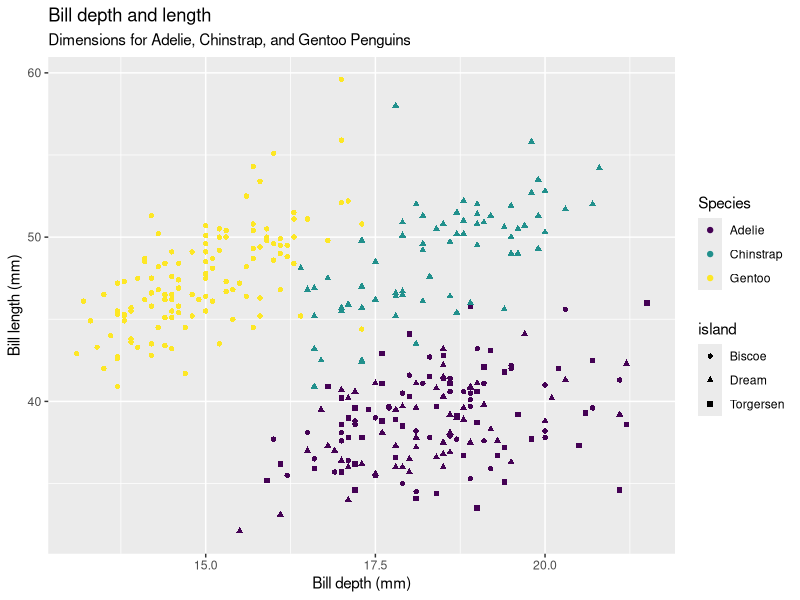
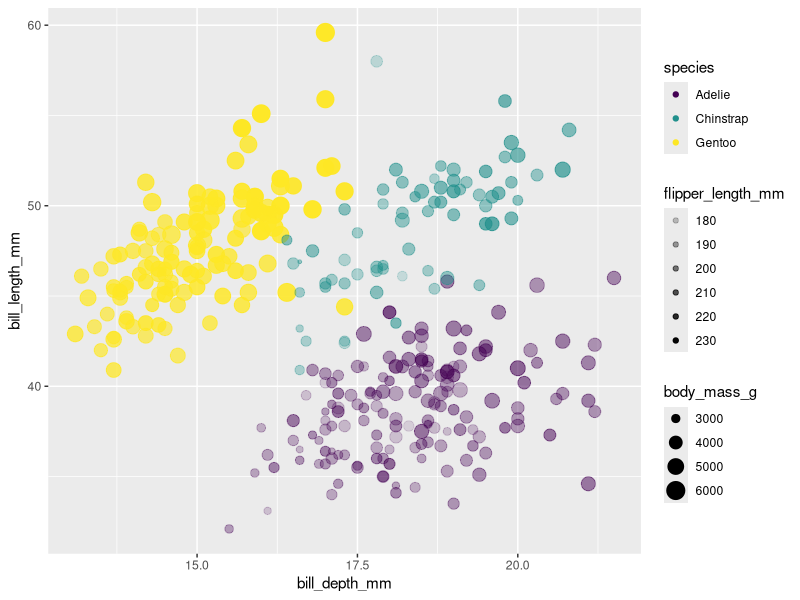
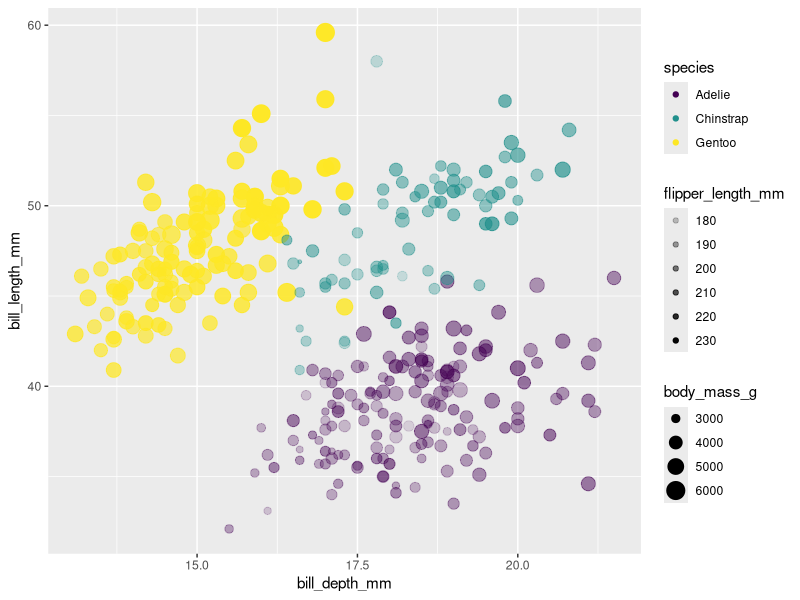
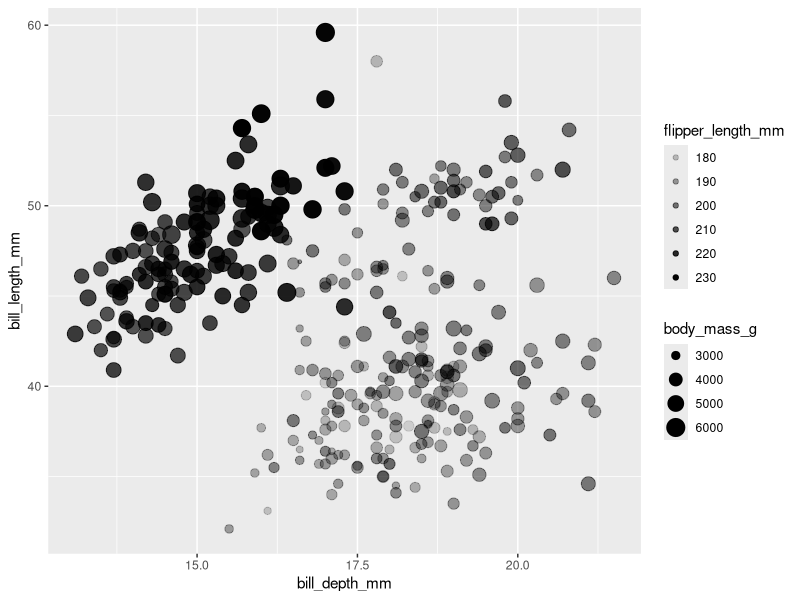
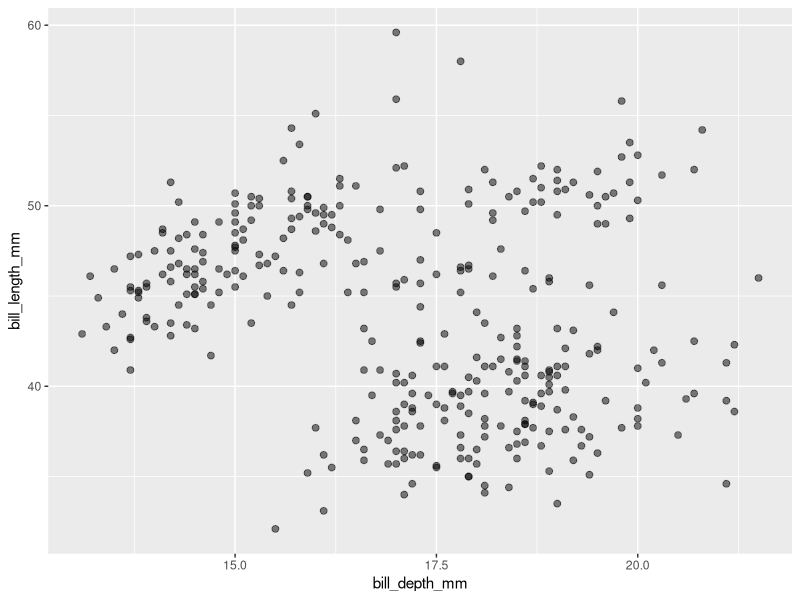
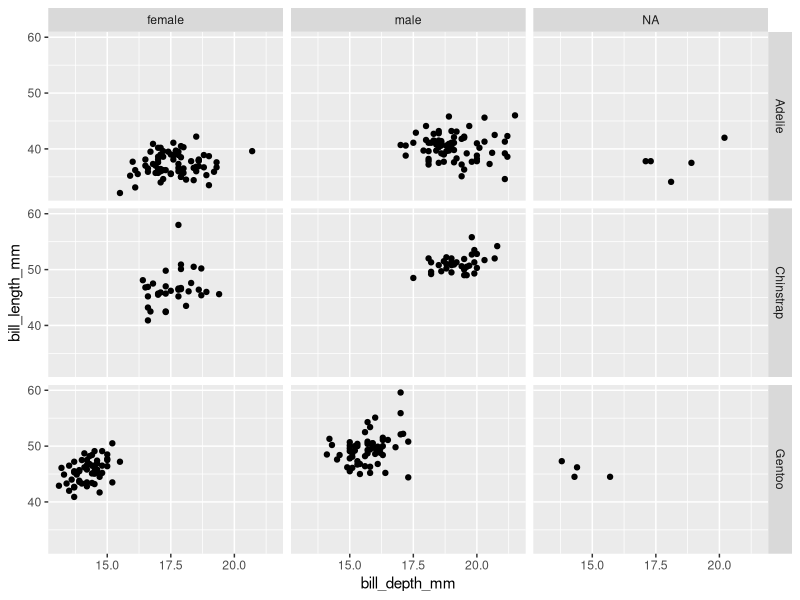
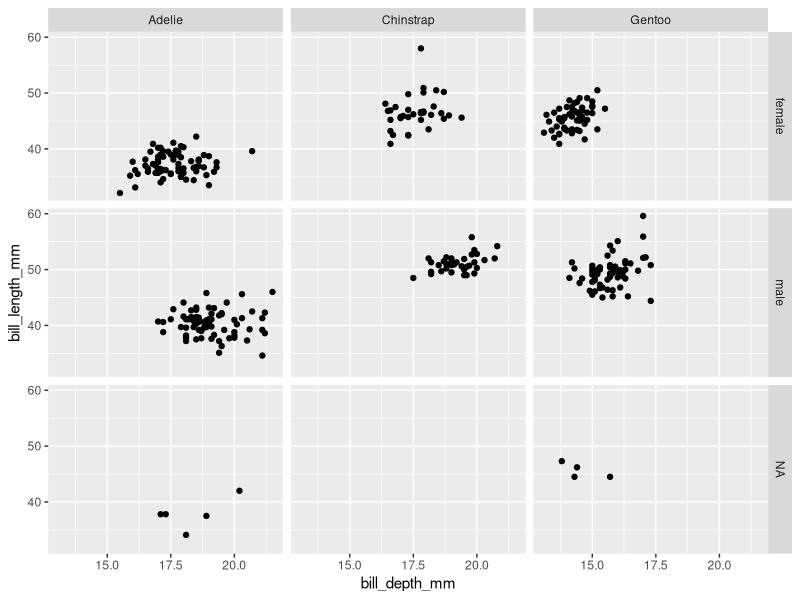
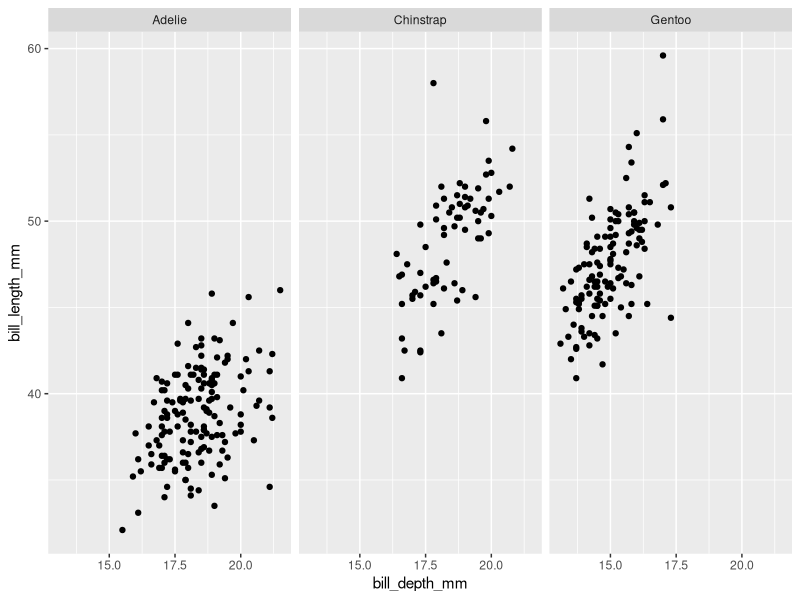

These figures' R source, in order:
### This is my second.  I am learning how to create plots
### Created by: Caroline Solis
### Created on: 2023-07-02
###############################################

# Libraries-----------------------------
#install.packages("palmerpenguins")
library(palmerpenguins)
library(tidyverse)



# Load data----------------------------
glimpse(penguins)


# Functions----------------------------
#Example 1
ggplot(data=penguins, 
       mapping = aes(x = bill_depth_mm,
                     y = bill_length_mm,
                     color = species,
                     shape = island)) +
  geom_point()+
  labs(title = "Bill depth and length",
       subtitle = "Dimensions for Adelie, Chinstrap, and Gentoo Penguins",
       x = "Bill depth (mm)", y = "Bill length (mm)",
       color = "Species")+
  scale_color_viridis_d() #this works well for color_blind friendly


#Example 2
ggplot(data=penguins, 
       mapping = aes(x = bill_depth_mm,
                     y = bill_length_mm,
                     color = species,
                     size = body_mass_g,
                     alpha = flipper_length_mm
                     )) +
  geom_point()+
  scale_color_viridis_d() #this works well for color_blind friendly


#Example 3
ggplot(data=penguins, 
       mapping = aes(x = bill_depth_mm,
                     y = bill_length_mm,
                     color = species,
                     size = body_mass_g,
                     alpha = flipper_length_mm
       )) +
  geom_point()+
  scale_color_viridis_d()

      #inside aes = data
      #outside aes = settings


#Example: Mapping
ggplot(data=penguins, 
       mapping = aes(x = bill_depth_mm,
                     y = bill_length_mm,
                     size = body_mass_g,
                     alpha = flipper_length_mm
       )) +
  geom_point()


#Example: Setting
ggplot(data=penguins, 
       mapping = aes(x = bill_depth_mm,
                     y = bill_length_mm)) +
  geom_point(size = 2, alpha = 0.5)


#Example: Facet_grid
ggplot(penguins, 
       aes(x = bill_depth_mm,
           y = bill_length_mm))+
  geom_point()+
  facet_grid(species~sex) 

#Example: Facet_grid reversing x and y
ggplot(penguins, 
       aes(x = bill_depth_mm,
           y = bill_length_mm))+
  geom_point()+
  facet_grid(sex~species)

#Example: Facet_wrap
ggplot(penguins, aes(x = bill_depth_mm, y = bill_length_mm)) + 
  geom_point() +
  facet_wrap(~ species)

#Example: Facet_wrap with specific columns
ggplot(penguins, aes(x = bill_depth_mm, y = bill_length_mm)) + 
  geom_point() +
  facet_wrap(~ species, ncol=2) # make it two columns

  #Facet_grid(): 2D grid; rows ~ columns
  #Facet_wrap(): 1d ribbon wrapped according to numbers of rows and 
                  #columns specified or available plotting area

#Example: Facet with color
ggplot(data=penguins, 
       mapping = aes(x = bill_depth_mm,
                     y = bill_length_mm,
                     color = species,
       )) +
  geom_point()+
  scale_color_viridis_d()+
  facet_grid(species~sex)

#Example: Facet with color removing "guide" aka legend
ggplot(data=penguins, 
       mapping = aes(x = bill_depth_mm,
                     y = bill_length_mm,
                     color = species,
       )) +
  geom_point()+
  scale_color_viridis_d()+
  facet_grid(species~sex)+
  guides(color = FALSE)



# Data analysis------------------------

#aes() means aesthetics
#geom_xx means geometry



